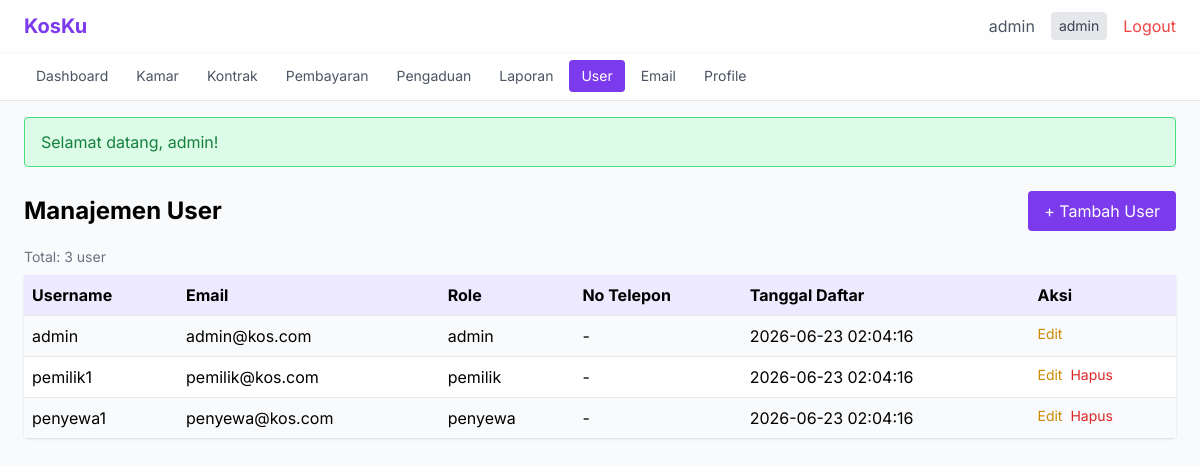
Screenshot of /user/index (signed in) with the database file from the repository.
### tables this page shows
CREATE TABLE users (
    id INT AUTO_INCREMENT PRIMARY KEY,
    username VARCHAR(50) NOT NULL UNIQUE,
    email VARCHAR(100) NOT NULL UNIQUE,
    password VARCHAR(255) NOT NULL,
    role ENUM('admin', 'pemilik', 'penyewa') NOT NULL DEFAULT 'penyewa',
    no_telepon TEXT,
    alamat TEXT,
    created_at TIMESTAMP DEFAULT CURRENT_TIMESTAMP
);

### src/Controllers/UserController.php (called while the page is built, shortened)
<?php
class UserController
{
    private User $user;
    public function __construct()
    {
        $this->user = new User();
    }
    public function index(): void
    {
        $data = $this->user->getAll();
        require_once __DIR__ . '/../../views/user/index.php';
    }
}

### public/index.php (called while the page is built, shortened)
<?php
$requestUri = $_SERVER['REQUEST_URI'] ?? '/';
$requestUri = parse_url($requestUri, PHP_URL_PATH);
$requestUri = ltrim($requestUri, '/');
$url = !empty($requestUri) ? $requestUri : ($_GET['url'] ?? '');
$url = rtrim($url, '/');
$url = filter_var($url, FILTER_SANITIZE_URL);
$url = explode('/', $url);
$controllerName = !empty($url[0]) ? ucfirst($url[0]) . 'Controller' : 'AuthController';
$defaultMethod = $controllerName === 'AuthController' ? 'login' : 'index';
$methodName = $url[1] ?? $defaultMethod;
$params = array_slice($url, 2);
require_once __DIR__ . '/../src/Middleware/Auth.php';
$controller = new $controllerClass();
call_user_func_array([$controller, $methodName], $params);

### src/Models/User.php (called while the page is built, shortened)
<?php
class User
{
    private PDO $db;
    public function __construct()
    {
        $this->db = Database::getConnection();
    }
    private function decryptTelepon(?string $telp): ?string
    {
        if (!$telp || !$this->isEncrypted($telp)) return $telp;
        $decrypted = Security::decrypt($telp, Security::ENCRYPTION_KEY);
        return $decrypted !== false ? $decrypted : $telp;
    }
    private function decryptRow(array|false $row): array|false
    {
        $row['no_telepon'] = $this->decryptTelepon($row['no_telepon'] ?? null);
        return $row;
    }
    private function decryptRows(array $rows): array
    {
        return array_map(fn($r) => $this->decryptRow($r), $rows);
    }
    public function getAll(): array
    {
        $stmt = $this->db->query("SELECT * FROM users ORDER BY created_at DESC");
        return $this->decryptRows($stmt->fetchAll());
    }
}

### config/database.php (called while the page is built, shortened)
<?php
class Database
{
    private static ?PDO $instance = null;
    private static string $host = 'localhost';
    private static string $dbname = 'kos_management';
    private static string $user = 'root';
    private static string $pass = '';
    private static string $charset = 'utf8mb4';
    public static function getConnection(): PDO
    {
        if (self::$instance === null) {
            try {
                $dsn = "mysql:host=" . self::$host . ";dbname=" . self::$dbname . ";charset=" . self::$charset;
                self::$instance = new PDO($dsn, self::$user, self::$pass, [
                    PDO::ATTR_ERRMODE => PDO::ERRMODE_EXCEPTION,
                    PDO::ATTR_DEFAULT_FETCH_MODE => PDO::FETCH_ASSOC,
                    PDO::ATTR_EMULATE_PREPARES => false,
                ]);
            } catch (PDOException $e) {
                error_log("Database connection failed: " . $e->getMessage());
                http_response_code(500);
                require_once __DIR__ . '/../views/errors/500.php';
                exit;
            }
        }
        return self::$instance;
    }
}

### src/Helpers/Security.php (called while the page is built, shortened)
<?php
class Security
{
    public static function escapeHtml(string $data): string
    {
        return htmlspecialchars($data, ENT_QUOTES | ENT_HTML5, 'UTF-8');
    }
}

### src/Helpers/Session.php (called while the page is built, shortened)
<?php
class Session
{
    public static function get(string $key): mixed
    {
        return $_SESSION[$key] ?? null;
    }
}

### src/Middleware/Auth.php (called while the page is built, shortened)
<?php
class Auth
{
    public static function getUserId(): ?int
    {
        return Session::get('user_id');
    }
}

### views/user/index.php (the view, shortened to what this page needs)
<?php
require_once __DIR__ . '/../../src/Helpers/Security.php';
require_once __DIR__ . '/../layouts/header.php'; ?>
<div class="max-w-7xl mx-auto">
    <div class="flex justify-between items-center mb-4">
        <h1 class="text-2xl font-bold">Manajemen User</h1>
        <a href="/user/create" class="bg-violet-600 text-white px-4 py-2 rounded hover:bg-violet-700">+ Tambah User</a>
    </div>
    <?php if (count($data) > 0): ?>
    <p class="text-sm text-gray-500 mb-2">Total: <?= count($data) ?> user</p>
    <table class="w-full bg-white rounded shadow">
        <thead>
            <tr class="bg-violet-100">
                <th class="p-2 text-left">Username</th>
                <th class="p-2 text-left">Email</th>
                <th class="p-2 text-left">Role</th>
                <th class="p-2 text-left">No Telepon</th>
                <th class="p-2 text-left">Tanggal Daftar</th>
                <th class="p-2 text-left">Aksi</th>
            </tr>
        </thead>
        <tbody>
            <?php foreach ($data as $i => $row): ?>
            <tr class="border-t <?= $i % 2 == 0 ? 'bg-gray-50' : '' ?>">
                <td class="p-2"><?= Security::escapeHtml($row['username']) ?></td>
                <td class="p-2"><?= Security::escapeHtml($row['email']) ?></td>
                <td class="p-2"><?= Security::escapeHtml($row['role']) ?></td>
                <td class="p-2"><?= Security::escapeHtml($row['no_telepon'] ?? '-') ?></td>
                <td class="p-2"><?= Security::escapeHtml($row['created_at']) ?></td>
                <td class="p-2 flex gap-2">
                    <a href="/user/edit/<?= $row['id'] ?>" class="text-yellow-600 text-sm">Edit</a>
                    <?php if ($row['id'] !== \App\Middleware\Auth::getUserId()): ?>
                        <a href="/user/delete/<?= $row['id'] ?>" class="text-red-600 text-sm" onclick="return confirm('Yakin hapus user ini?')">Hapus</a>
                    <?php endif; ?>
                </td>
            </tr>
            <?php endforeach; ?>
        </tbody>
    </table>
    <?php else: ?>
    <div class="bg-white rounded shadow p-6 text-center text-gray-500">
        Belum ada user.
    </div>
    <?php endif; ?>
</div>
<?php require_once __DIR__ . '/../layouts/footer.php'; ?>

### views/layouts/header.php (style rules this page uses)
body { font-family: 'Inter', sans-serif; }

### rows the page displays
users: username "admin", email "admin@kos.com", role "admin", no_telepon "-", created_at "2026-06-23 02:04:16"
users: username "pemilik1", email "pemilik@kos.com", role "pemilik", no_telepon "-", created_at "2026-06-23 02:04:16"
users: username "penyewa1", email "penyewa@kos.com", role "penyewa", no_telepon "-", created_at "2026-06-23 02:04:16"

### other values shown
count($data) "3"
